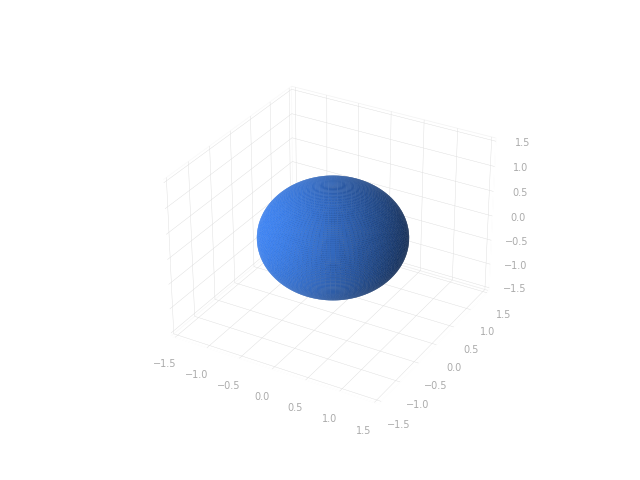

This figure's Python source:
import roboticstoolbox as rtb
import spatialgeometry as sg
import spatialmath as sm
import matplotlib.pyplot as plt
import matplotlib as mpl
import spatialmath.base as smb
import numpy as np


mpl.rcParams["axes.linewidth"] = -1
mpl.rcParams["xtick.color"] = "#ababab"
mpl.rcParams["ytick.color"] = "#ababab"
# mpl.rcParams["xtick.major.size"] = 0
# mpl.rcParams["ytick.major.size"] = 0
mpl.rcParams["xtick.major.width"] = 0
mpl.rcParams["ytick.major.width"] = 0
# mpl.rcParams["xtick.minor.size"] = 0
# mpl.rcParams["ytick.minor.size"] = 0
mpl.rcParams["grid.linewidth"] = 0.3

# Turn off spines
mpl.rcParams["axes.autolimit_mode"] = "round_numbers"
mpl.rcParams["axes.xmargin"] = 1.0
# mpl.rcParams["axes.spines.bottom"] = False
# mpl.rcParams["axes.spines.left"] = False

ax = plt.figure().add_subplot(projection="3d")

# Coefficients in a0/c x**2 + a1/c y**2 + a2/c z**2 = 1
coefs = (1, 1, 1)

# Radii corresponding to the coefficients:
rx, ry, rz = 1 / np.sqrt(coefs)

# Set of all spherical angles:
u = np.linspace(0, 2 * np.pi, 100)
v = np.linspace(0, np.pi, 100)

# Cartesian coordinates that correspond to the spherical angles:
# (this is the equation of an ellipsoid):
x = rx * np.outer(np.cos(u), np.sin(v))
y = ry * np.outer(np.sin(u), np.sin(v))
z = rz * np.outer(np.ones_like(u), np.cos(v))

# Plot:
ax.plot_surface(x, y, z, rstride=1, cstride=1, color="#4287f5")

# Adjustment of the axes, so that they all have the same span:
max_radius = max(rx, ry, rz)
for axis in "xyz":
    getattr(ax, "set_{}lim".format(axis))((-max_radius, max_radius))

ax.yaxis.label.set_color("#ababab")
ax.tick_params(axis="y", colors="#ababab")
ax.xaxis.label.set_color("#ababab")
ax.tick_params(axis="x", colors="#ababab")
ax.zaxis.label.set_color("#ababab")
ax.tick_params(axis="z", colors="#ababab")

ax.xaxis.pane.fill = False
ax.yaxis.pane.fill = False
ax.zaxis.pane.fill = False

ax.set_xlim(-1.5, 1.5)
ax.set_ylim(-1.5, 1.5)
ax.set_zlim(-1.5, 1.5)

# ax.grid(False)

plt.savefig("Module 2/Tutorial/Figures/fig1-1.png", transparent=True)
